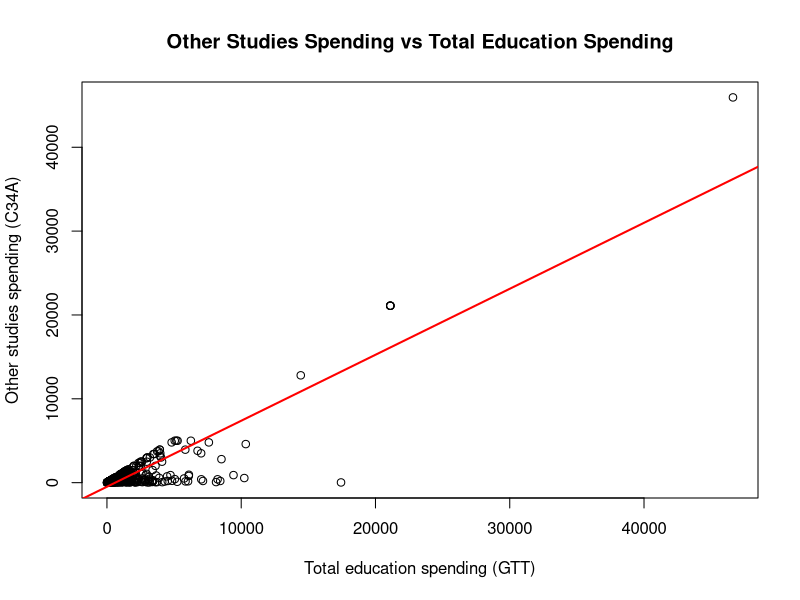
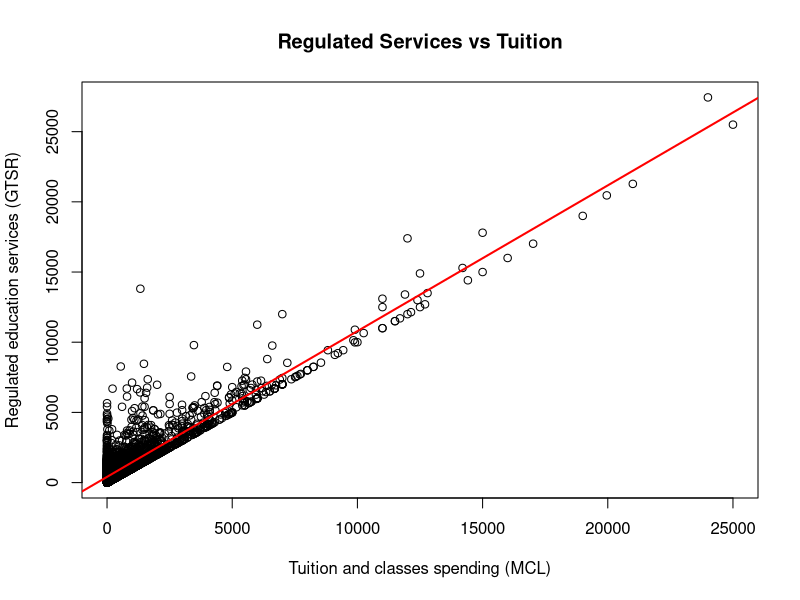
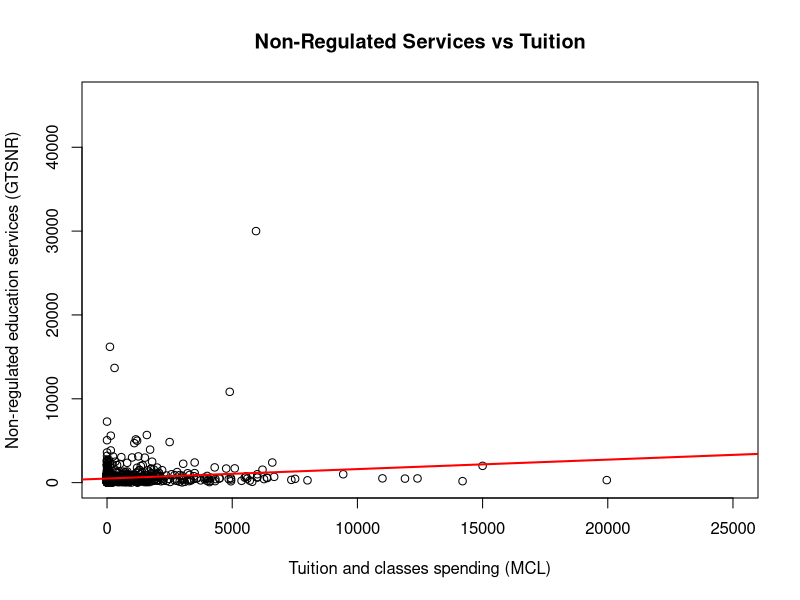
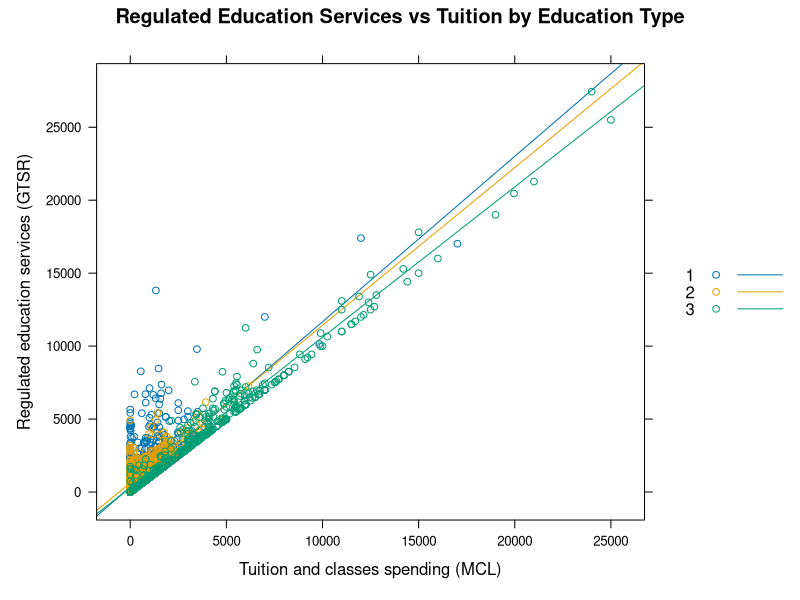

The R script that drew these images, in order:
# Education Spending Regression Analysis
# Author: Pol Serra Pozas
# Objective: Analyze relationships between education spending variables using linear regression in R.

# 1. Load libraries --------------------------------------------------------

library(readr)
library(lattice)


# 2. Load data -------------------------------------------------------------

education_data <- read_csv("GastoHogaresEduc.csv")
education_data <- data.frame(education_data)


# 3. Create outputs folder -------------------------------------------------

dir.create("outputs", showWarnings = FALSE)


# 4. Data filtering --------------------------------------------------------

education_spending <- subset(
  education_data,
  GTT > 0 & !is.na(GTT)
)

other_studies_data <- subset(
  education_spending,
  !is.na(C34A)
)


# 5. Other studies vs total education spending -----------------------------

model_other_studies <- lm(C34A ~ GTT, data = other_studies_data)

png("outputs/other_studies_vs_total_spending.png", width = 1000, height = 700)

plot(
  C34A ~ GTT,
  data = other_studies_data,
  main = "Other Studies Spending vs Total Education Spending",
  xlab = "Total education spending (GTT)",
  ylab = "Other studies spending (C34A)"
)

abline(model_other_studies, col = "red", lwd = 2)

dev.off()

summary(model_other_studies)

r2_other_studies <- cor(
  other_studies_data$GTT,
  other_studies_data$C34A,
  use = "complete.obs"
)^2

print(r2_other_studies)


# 6. Regulated and non-regulated education services ------------------------

model_regulated <- lm(GTSR ~ MCL, data = education_data)
model_non_regulated <- lm(GTSNR ~ MCL, data = education_data)

png("outputs/regulated_vs_tuition.png", width = 1000, height = 700)

plot(
  GTSR ~ MCL,
  data = education_data,
  main = "Regulated Services vs Tuition",
  xlab = "Tuition and classes spending (MCL)",
  ylab = "Regulated education services (GTSR)"
)

abline(model_regulated, col = "red", lwd = 2)

dev.off()


png("outputs/non_regulated_vs_tuition.png", width = 1000, height = 700)

plot(
  GTSNR ~ MCL,
  data = education_data,
  main = "Non-Regulated Services vs Tuition",
  xlab = "Tuition and classes spending (MCL)",
  ylab = "Non-regulated education services (GTSNR)"
)

abline(model_non_regulated, col = "red", lwd = 2)

dev.off()


r2_regulated <- cor(
  education_data$GTSR,
  education_data$MCL,
  use = "complete.obs"
)^2

r2_non_regulated <- cor(
  education_data$GTSNR,
  education_data$MCL,
  use = "complete.obs"
)^2

print(r2_regulated)
print(r2_non_regulated)


# 7. Prediction of regulated education services ----------------------------

tuition_values <- data.frame(
  MCL = c(200, 525, 735, 995, 1350)
)

predicted_regulated_spending <- predict(
  model_regulated,
  newdata = tuition_values
)

print(predicted_regulated_spending)


# 8. Relationship by type of education -------------------------------------

png("outputs/regulated_by_education_type.png", width = 1000, height = 700)

print(
  xyplot(
    GTSR ~ MCL,
    groups = C01,
    data = education_data,
    main = "Regulated Education Services vs Tuition by Education Type",
    xlab = "Tuition and classes spending (MCL)",
    ylab = "Regulated education services (GTSR)",
    auto.key = TRUE,
    type = c("p", "r")
  )
)

dev.off()


# 9. Prediction for private education --------------------------------------

models_by_education_type <- by(
  other_studies_data,
  other_studies_data$C01,
  function(df) lm(GTSR ~ MCL, data = df)
)

private_model <- models_by_education_type[["3"]]

private_predictions <- predict(
  private_model,
  newdata = tuition_values
)

print(private_predictions)


# 10. Summary of main results ----------------------------------------------

cat("\nR2 - Other studies vs total spending:", round(r2_other_studies, 4))
cat("\nR2 - Regulated services vs tuition:", round(r2_regulated, 4))
cat("\nR2 - Non-regulated services vs tuition:", round(r2_non_regulated, 4))
cat("\n\nPredictions for regulated education services:\n")
print(predicted_regulated_spending)
cat("\nPredictions for private education:\n")
print(private_predictions)
